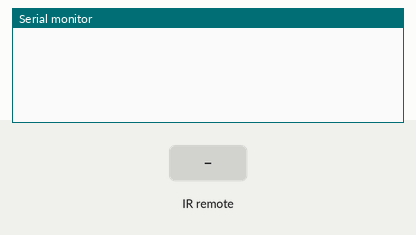
Simulated run of this sketch. Board: Arduino Uno, built with avr-gcc and run on an emulated ATmega328P. Shown: the last lines printed to the serial monitor. Inputs (shaded band) come from the test bench.

Above: at 1.2 s.
1.3 s: infrared code 0xFF52AD received
At 1.9 s:
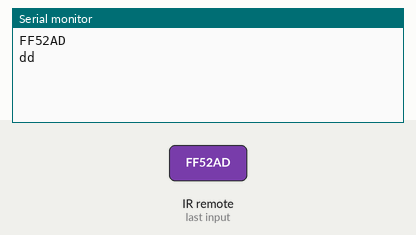
2.8 s: infrared code 0xFF4AB5 received
At 4.3 s:
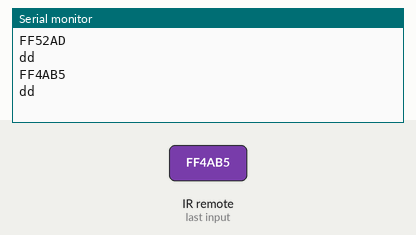

Measured:
- after the input at 1.3 s, the serial monitor: prints a new line at once (image 1)
- after the input at 2.8 s, the serial monitor: prints a new line at once (image 2)

The sketch:

ir_remote.ino
```cpp
#include <IRremote.h>
#include <IRremoteInt.h>


int RECV_PIN = 11;//定义红外接收器的引脚为11

IRrecv irrecv(RECV_PIN);

decode_results results;

void setup()
{
  Serial.begin(9600);
  irrecv.enableIRIn(); // 初始化红外接收器
}

void loop() {
  if (irrecv.decode(&results)) {
    if(results.value==16732845){
      digitalWrite(13,HIGH);
    }
    if(results.value==16730805){
      digitalWrite(13,LOW);
    }
    Serial.println(results.value,HEX);//以16进制换行输出接收代码
    Serial.println("dd");//为了便于观看输出结果增加一个空行
    irrecv.resume(); // 接收下一个值
  }
}
```
